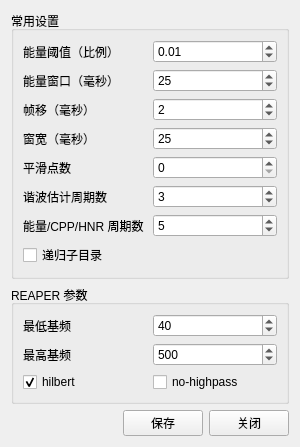
<?xml version="1.0" encoding="UTF-8"?>
<ui version="4.0">
 <class>Settings</class>
 <widget class="QWidget" name="Settings">
  <property name="geometry">
   <rect>
    <x>0</x>
    <y>0</y>
    <width>300</width>
    <height>400</height>
   </rect>
  </property>
  <property name="windowTitle">
   <string>设置</string>
  </property>
  <layout class="QVBoxLayout" name="verticalLayout">
   <item>
    <widget class="QGroupBox" name="groupCommon">
     <property name="title"><string>常用设置</string></property>
     <layout class="QGridLayout" name="gridCommon">
      <item row="0" column="0"><widget class="QLabel" name="labelEnergyRatio"><property name="text"><string>能量阈值（比例）</string></property></widget></item>
      <item row="0" column="1"><widget class="QDoubleSpinBox" name="spinEnergyRatio"><property name="minimum"><double>0.0</double></property><property name="maximum"><double>1.0</double></property><property name="singleStep"><double>0.01</double></property><property name="value"><double>0.01</double></property></widget></item>
      <item row="1" column="0"><widget class="QLabel" name="labelEnergyWin"><property name="text"><string>能量窗口（毫秒）</string></property></widget></item>
      <item row="1" column="1"><widget class="QSpinBox" name="spinEnergyWin"><property name="minimum"><number>5</number></property><property name="maximum"><number>200</number></property><property name="value"><number>25</number></property></widget></item>
      <item row="2" column="0"><widget class="QLabel" name="labelFrameShift"><property name="text"><string>帧移（毫秒）</string></property></widget></item>
      <item row="2" column="1"><widget class="QSpinBox" name="spinFrameShift"><property name="minimum"><number>1</number></property><property name="maximum"><number>50</number></property><property name="value"><number>2</number></property></widget></item>
      <item row="3" column="0"><widget class="QLabel" name="labelWindowSize"><property name="text"><string>窗宽（毫秒）</string></property></widget></item>
      <item row="3" column="1"><widget class="QSpinBox" name="spinWindowSize"><property name="minimum"><number>5</number></property><property name="maximum"><number>200</number></property><property name="value"><number>25</number></property></widget></item>
      <item row="4" column="0"><widget class="QLabel" name="labelSmoothWin"><property name="text"><string>平滑点数</string></property></widget></item>
      <item row="4" column="1"><widget class="QSpinBox" name="spinSmoothWin"><property name="minimum"><number>0</number></property><property name="maximum"><number>200</number></property><property name="value"><number>0</number></property></widget></item>
      
      <item row="6" column="0"><widget class="QLabel" name="labelNPeriodsH"><property name="text"><string>谐波估计周期数</string></property></widget></item>
      <item row="6" column="1"><widget class="QSpinBox" name="spinNPeriodsH"><property name="minimum"><number>1</number></property><property name="maximum"><number>20</number></property><property name="value"><number>3</number></property></widget></item>
      <item row="7" column="0"><widget class="QLabel" name="labelNPeriodsEC"><property name="text"><string>能量/CPP/HNR 周期数</string></property></widget></item>
     <item row="7" column="1"><widget class="QSpinBox" name="spinNPeriodsEC"><property name="minimum"><number>1</number></property><property name="maximum"><number>20</number></property><property name="value"><number>5</number></property></widget></item>
      <item row="9" column="0"><widget class="QCheckBox" name="checkRecurse"><property name="text"><string>递归子目录</string></property></widget></item>
     </layout>
    </widget>
   </item>
   <item>
    <widget class="QGroupBox" name="groupReaper">
     <property name="title"><string>REAPER 参数</string></property>
     <layout class="QGridLayout" name="gridReaper">
      <item row="2" column="0"><widget class="QLabel" name="labelReaperMinF0"><property name="text"><string>最低基频</string></property></widget></item>
      <item row="2" column="1"><widget class="QSpinBox" name="spinReaperMinF0"><property name="minimum"><number>10</number></property><property name="maximum"><number>1000</number></property><property name="value"><number>40</number></property></widget></item>
      <item row="3" column="0"><widget class="QLabel" name="labelReaperMaxF0"><property name="text"><string>最高基频</string></property></widget></item>
      <item row="3" column="1"><widget class="QSpinBox" name="spinReaperMaxF0"><property name="minimum"><number>50</number></property><property name="maximum"><number>2000</number></property><property name="value"><number>500</number></property></widget></item>
      <item row="4" column="0"><widget class="QCheckBox" name="checkReaperHilbert"><property name="text"><string>hilbert</string></property><property name="checked"><bool>true</bool></property></widget></item>
      <item row="4" column="1"><widget class="QCheckBox" name="checkReaperNoHighpass"><property name="text"><string>no-highpass</string></property><property name="checked"><bool>false</bool></property></widget></item>
     </layout>
    </widget>
   </item>
   <item>
    <layout class="QHBoxLayout" name="bottomButtons">
     <item><spacer name="spacer"><property name="orientation"><enum>Qt::Horizontal</enum></property><property name="sizeHint"><size><width>40</width><height>20</height></size></property></spacer></item>
     <item><widget class="QPushButton" name="buttonSave"><property name="text"><string>保存</string></property></widget></item>
     <item><widget class="QPushButton" name="buttonClose"><property name="text"><string>关闭</string></property></widget></item>
    </layout>
   </item>
  </layout>
 </widget>
 <resources/>
 <connections/>
 </ui>
